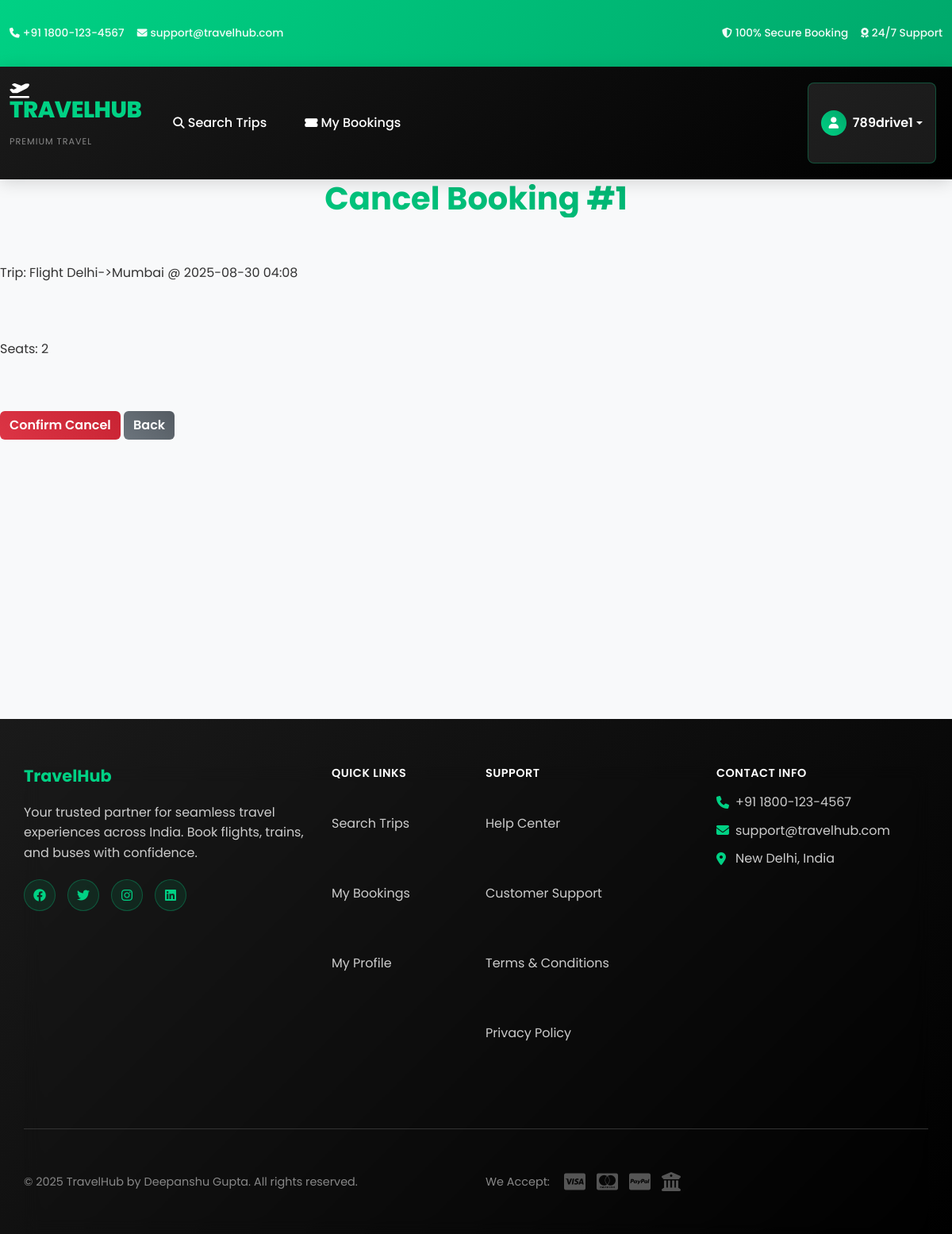
Page /bookings/cancel/1/ (signed in) on the committed database.
### bookings/models.py (models this page shows, shortened)
class Booking(models.Model):
    CONFIRMED = 'Confirmed'
    CANCELLED = 'Cancelled'
    STATUS_CHOICES = [(CONFIRMED, 'Confirmed'), (CANCELLED, 'Cancelled')]
    user = models.ForeignKey(User, on_delete=models.CASCADE, related_name='bookings')
    travel_option = models.ForeignKey(TravelOption, on_delete=models.CASCADE, related_name='bookings')
    seats = models.PositiveIntegerField()
    total_price = models.DecimalField(max_digits=12, decimal_places=2)
    booking_date = models.DateTimeField(default=timezone.now)
    status = models.CharField(max_length=10, choices=STATUS_CHOICES, default=CONFIRMED)
    class Meta:
        ordering = ['-booking_date']

### trips/models.py (models this page shows)
class TravelOption(models.Model):
    FLIGHT = 'Flight'
    TRAIN = 'Train'
    BUS = 'Bus'
    TYPE_CHOICES = [
        (FLIGHT, 'Flight'),
        (TRAIN, 'Train'),
        (BUS, 'Bus'),
    ]
    type = models.CharField(max_length=10, choices=TYPE_CHOICES)
    source = models.CharField(max_length=100)
    destination = models.CharField(max_length=100)
    departure = models.DateTimeField()
    price = models.DecimalField(max_digits=10, decimal_places=2)
    available_seats = models.PositiveIntegerField()
    created_at = models.DateTimeField(auto_now_add=True)
    class Meta:
        ordering = ['departure']
    def __str__(self):
        return f"{self.type} {self.source}->{self.destination} @ {self.departure:%Y-%m-%d %H:%M}"

### bookings/views.py (the view, shortened to what this page needs)
# urls.py: path('cancel/<int:pk>/', views.cancel_booking, name='cancel'),
@login_required
@transaction.atomic
def cancel_booking(request, pk):
    booking = get_object_or_404(Booking, pk=pk, user=request.user)
    if booking.status == Booking.CANCELLED:
        return redirect('bookings:mine')
    return render(request, 'bookings/confirm_cancel.html', {'booking': booking})

### templates/bookings/confirm_cancel.html (shortened to what this page needs)
{% extends "base.html" %}
{% block content %}
<h2>Cancel Booking #{{ booking.pk }}</h2>
<p>Trip: {{ booking.travel_option }}</p>
<p>Seats: {{ booking.seats }}</p>
<form method="post">
  <button class="btn btn-danger">Confirm Cancel</button>
  <a class="btn btn-secondary" href="{% url 'bookings:mine' %}">Back</a>
</form>
{% endblock %}

### templates/base.html (shortened to what this page needs)
{% load static %}
<!doctype html>
<html lang="en">
<head>
  <link href="https://cdn.jsdelivr.net/npm/bootstrap@5.3.3/dist/css/bootstrap.min.css" rel="stylesheet">
  <link href="https://cdnjs.cloudflare.com/ajax/libs/font-awesome/6.4.0/css/all.min.css" rel="stylesheet">
  <link href="{% static 'css/styles.css' %}" rel="stylesheet">
</head>
<body>
<div class="top-bar">
  <div class="container-fluid">
    <div class="row align-items-center">
      <div class="col-md-6">
        <div class="top-bar-left">
          <span><i class="fas fa-phone me-1"></i> +91 1800-123-4567</span>
          <span class="ms-3"><i class="fas fa-envelope me-1"></i> support@travelhub.com</span>
        </div>
      </div>
      <div class="col-md-6">
        <div class="top-bar-right text-end">
          <span><i class="fas fa-shield-alt me-1"></i> 100% Secure Booking</span>
          <span class="ms-3"><i class="fas fa-award me-1"></i> 24/7 Support</span>
        </div>
      </div>
    </div>
  </div>
</div>
<nav class="navbar navbar-expand-lg navbar-dark main-navbar">
  <div class="container-fluid">
    <a class="navbar-brand" href="{% url 'trips:list' %}">
      <div class="brand-logo">
        <i class="fas fa-plane-departure me-2"></i>
        <span class="brand-text">TravelHub</span>
        <span class="brand-subtitle">Premium Travel</span>
      </div>
    </a>
    <div class="collapse navbar-collapse" id="navbarNav">
      <ul class="navbar-nav me-auto">
        <li class="nav-item">
          <a class="nav-link" href="{% url 'trips:list' %}">
            <i class="fas fa-search me-1"></i>Search Trips
          </a>
        </li>
        {% if user.is_authenticated %}
          <li class="nav-item">
            <a class="nav-link" href="{% url 'bookings:mine' %}">
              <i class="fas fa-ticket-alt me-1"></i>My Bookings
            </a>
          </li>
        {% endif %}
      </ul>
      <ul class="navbar-nav">
        {% if user.is_authenticated %}
          <li class="nav-item dropdown">
            <a class="nav-link dropdown-toggle user-menu" href="#" id="navbarDropdown" role="button" data-bs-toggle="dropdown">
              <div class="user-avatar">
                <i class="fas fa-user"></i>
              </div>
              <span class="user-name">{{ user.username }}</span>
            </a>
          </li>
        {% endif %}
      </ul>
    </div>
  </div>
</nav>
<main class="main-content">
  {% block content %}{% endblock %}
</main>
<footer class="footer">
  <div class="container">
    <div class="row">
      <div class="col-lg-4 col-md-6 mb-4">
        <div class="footer-section">
          <h5>TravelHub</h5>
          <p>Your trusted partner for seamless travel experiences across India. Book flights, trains, and buses with confidence.</p>
          <div class="social-links">
            <a href="#"><i class="fab fa-facebook"></i></a>
            <a href="#"><i class="fab fa-twitter"></i></a>
            <a href="#"><i class="fab fa-instagram"></i></a>
            <a href="#"><i class="fab fa-linkedin"></i></a>
          </div>
        </div>
      </div>
      <div class="col-lg-2 col-md-6 mb-4">
        <div class="footer-section">
          <h6>Quick Links</h6>
          <ul class="footer-links">
            <li><a href="{% url 'trips:list' %}">Search Trips</a></li>
            {% if user.is_authenticated %}
              <li><a href="{% url 'bookings:mine' %}">My Bookings</a></li>
              <li><a href="{% url 'accounts:profile' %}">My Profile</a></li>
            {% else %}
              <li><a href="{% url 'login' %}">Login</a></li>
              <li><a href="{% url 'accounts:register' %}">Register</a></li>
            {% endif %}
          </ul>
        </div>
      </div>
      <div class="col-lg-3 col-md-6 mb-4">
        <div class="footer-section">
          <h6>Support</h6>
          <ul class="footer-links">
            <li><a href="#">Help Center</a></li>
            <li><a href="#">Customer Support</a></li>
            <li><a href="#">Terms & Conditions</a></li>
            <li><a href="#">Privacy Policy</a></li>
          </ul>
        </div>
      </div>
      <div class="col-lg-3 col-md-6 mb-4">
        <div class="footer-section">
          <h6>Contact Info</h6>
          <div class="contact-info">
            <p><i class="fas fa-phone me-2"></i> +91 1800-123-4567</p>
            <p><i class="fas fa-envelope me-2"></i> support@travelhub.com</p>
            <p><i class="fas fa-map-marker-alt me-2"></i> New Delhi, India</p>
          </div>
        </div>
      </div>
    </div>
    <div class="footer-bottom">
      <div class="row align-items-center">
        <div class="col-md-6">
          <p>&copy; 2025 TravelHub by Deepanshu Gupta. All rights reserved.</p>
        </div>
        <div class="col-md-6 text-end">
          <div class="payment-methods">
            <span>We Accept:</span>
            <i class="fab fa-cc-visa ms-2"></i>
            <i class="fab fa-cc-mastercard ms-1"></i>
            <i class="fab fa-cc-paypal ms-1"></i>
            <i class="fas fa-university ms-1"></i>
          </div>
        </div>
      </div>
    </div>
  </div>
</footer>
</body>
</html>

### static/css/styles.css (style rules this page uses)
* { margin: 0; padding: 0; box-sizing: border-box; }
body { background: #f8f9fa; min-height: 100vh; color: #333; font-family: 'Poppins', 'Segoe UI', Tahoma, Geneva, Verdana, sans-serif; line-height: 5; }
.main-content { min-height: calc(100vh - 200px); }
.container { background: rgba(255, 255, 255, 0.98); padding: 30px; border-radius: 15px; box-shadow: 0 8px 32px rgba(0, 0, 0, 0.15); backdrop-filter: blur(10px); margin-top: 20px; }
.top-bar { background: linear-gradient(135deg, #00d184 0%, #00a86b 100%); color: white; padding: 8px 0; font-size: 0.85rem; font-weight: 500; }
.top-bar-left, .top-bar-right { display: flex; align-items: center; }
.top-bar-right { justify-content: flex-end; }
.top-bar span { display: inline-flex; align-items: center; opacity: 0.95; }
.top-bar i { font-size: 0.8rem; }
.main-navbar { background: linear-gradient(135deg, #1a1a1a 0%, #000000 100%) !important; box-shadow: 0 4px 20px rgba(0, 0, 0, 0.15); padding: 15px 0; }
.brand-logo { display: flex; flex-direction: column; align-items: flex-start; }
.brand-text { font-size: 1.8rem; font-weight: 800; color: #00d184; text-transform: uppercase; letter-spacing: -0.5px; line-height: 1; }
.brand-subtitle { font-size: 0.7rem; color: #888; text-transform: uppercase; letter-spacing: 1px; margin-top: -3px; }
.navbar-nav .nav-link { color: #ffffff !important; font-weight: 500; transition: all 0.3s ease; margin: 0 8px; padding: 10px 16px !important; border-radius: 8px; position: relative; }
.navbar-nav .nav-link i { font-size: 0.9rem; }
.user-menu { display: flex; align-items: center; padding: 8px 16px !important; background: rgba(255, 255, 255, 0.1); border-radius: 25px; border: 1px solid rgba(0, 209, 132, 0.3); }
.user-avatar { width: 32px; height: 32px; background: linear-gradient(45deg, #00d184, #00a86b); border-radius: 50%; display: flex; align-items: center; justify-content: center; margin-right: 8px; }
.user-avatar i { color: white; font-size: 0.9rem; }
.user-name { font-weight: 600; text-transform: capitalize; }
.btn-danger { background: linear-gradient(45deg, #dc3545, #c82333); border: none; transition: all 0.3s ease; font-weight: 600; }
.btn-secondary { background: linear-gradient(45deg, #6c757d, #545b62); border: none; transition: all 0.3s ease; font-weight: 600; }
h1, h2, h3, h4, h5, h6 { color: #333; font-weight: 700; margin-bottom: 20px; }
h2 { background: linear-gradient(45deg, #00d184, #00a86b); background-clip: text; -webkit-background-clip: text; -webkit-text-fill-color: transparent; font-size: 2.5rem; text-align: center; margin-bottom: 30px; }
.footer { background: linear-gradient(135deg, #1a1a1a 0%, #000000 100%); color: white; padding: 60px 0 0; margin-top: 80px; }
.footer-section h5 { color: #00d184; font-weight: 700; margin-bottom: 20px; font-size: 1.3rem; }
.footer-section h6 { color: #ffffff; font-weight: 600; margin-bottom: 15px; text-transform: uppercase; letter-spacing: 0.5px; font-size: 0.9rem; }
.footer-section p { color: #cccccc; line-height: 1.6; margin-bottom: 20px; }
.footer-links { list-style: none; padding: 0; }
.footer-links li { margin-bottom: 8px; }
.footer-links a { color: #cccccc; text-decoration: none; transition: all 0.3s ease; font-weight: 400; }
.social-links { display: flex; gap: 15px; margin-top: 20px; }
.social-links a { width: 40px; height: 40px; background: rgba(0, 209, 132, 0.1); border: 1px solid rgba(0, 209, 132, 0.3); border-radius: 50%; display: flex; align-items: center; justify-content: center; color: #00d184; text-decoration: none; transition: all 0.3s ease; }
.contact-info p { display: flex; align-items: center; margin-bottom: 10px; color: #cccccc; }
.contact-info i { color: #00d184; margin-right: 10px; width: 16px; }
.footer-bottom { border-top: 1px solid #333; padding: 30px 0; margin-top: 40px; }
.footer-bottom p { margin: 0; color: #888; font-size: 0.9rem; }
.payment-methods { display: flex; align-items: center; gap: 10px; color: #888; font-size: 0.9rem; }
.payment-methods i { font-size: 1.5rem; color: #555; }
.container { background: transparent; padding: 0; border-radius: 0; box-shadow: none; margin-top: 0; }

### rows in the picture
Booking: pk "1", travel_option "Flight Delhi->Mumbai @ 2025-08-30 04:08", seats "2"

### other values in the picture
{{ user.username }} "789drive1"
